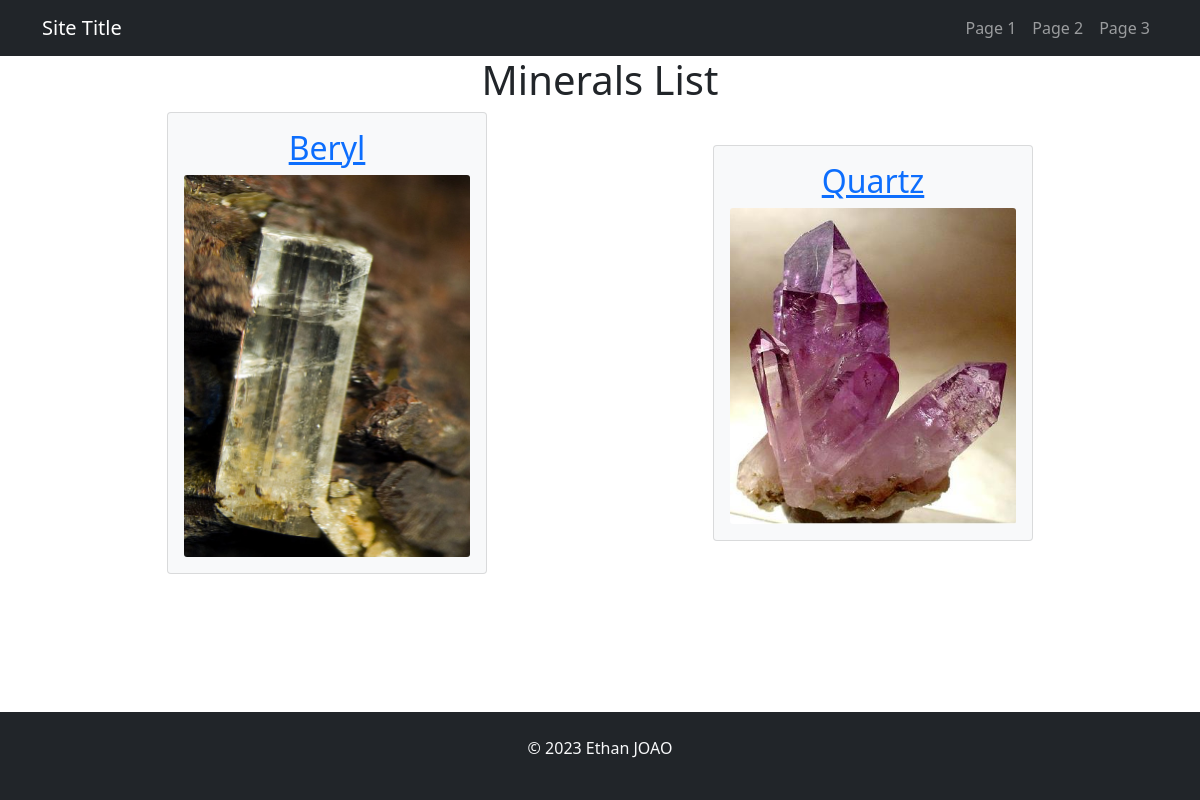
Page /mineral_list.php on the earlier database version.
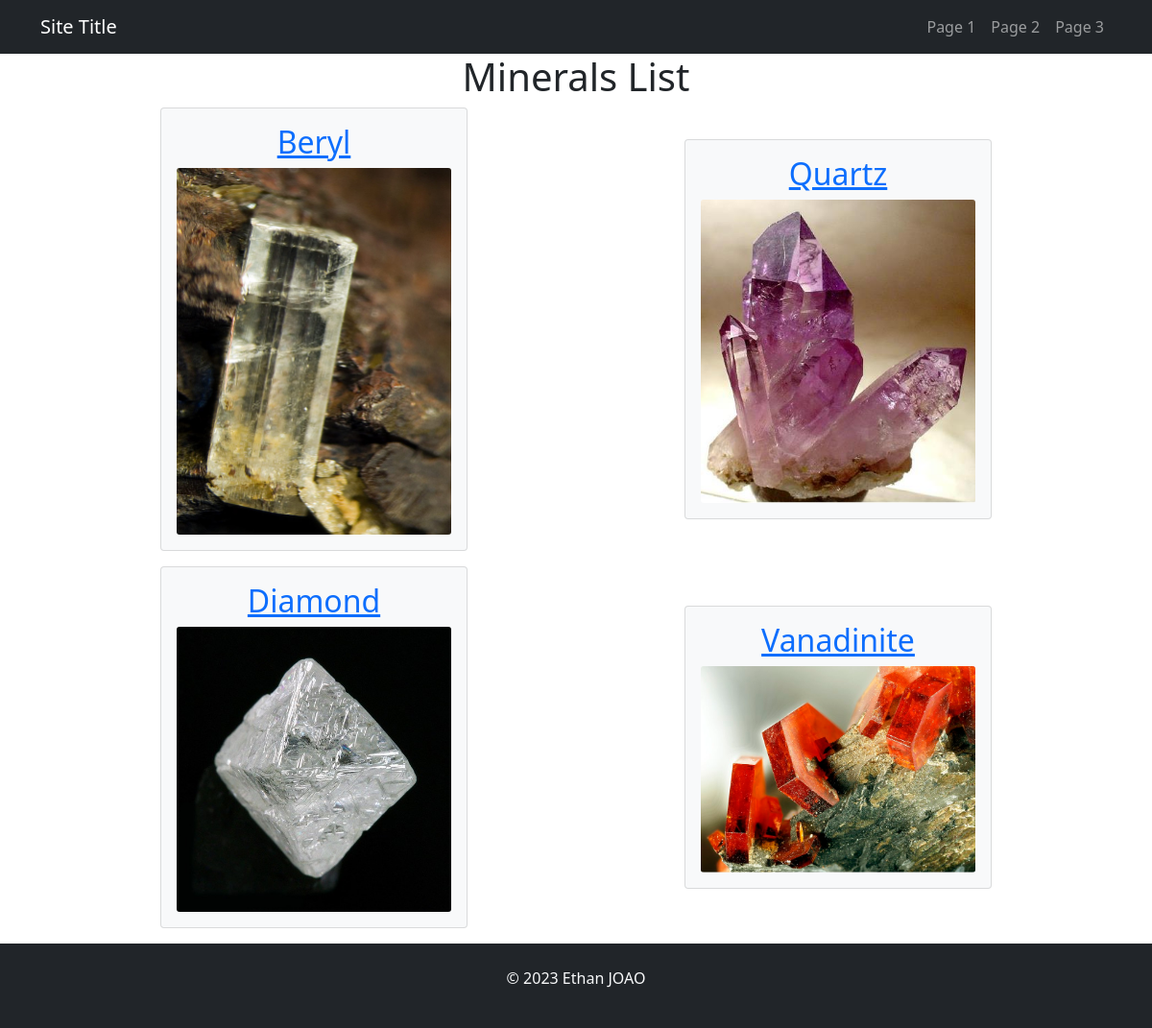
Same page on the later database version.
### tables this page shows
CREATE TABLE `mineral`
(
    `id`               int           NOT NULL AUTO_INCREMENT,
    `name`             varchar(255)  NOT NULL,
    `chemical_formula` varchar(255)  NOT NULL,
    `crystalSystemID`  int,
    `minHardness`      decimal(3, 1) NOT NULL,
    `maxHardness`      decimal(3, 1) NOT NULL,
    `picturePath`      varchar(255)  NOT NULL,
    PRIMARY KEY(`id`),
    FOREIGN KEY (`crystalSystemID`) REFERENCES `crystal_system`(`id`) ON DELETE CASCADE
);

### templates/card.php (the view)
<div class="col d-flex justify-content-center">
    <div  class="card bg-light" style="width: 20rem">
        <a href="mineral.php?id=<?php echo $mineral['id'] ?>">
            <div class="card-body ">
                <h2 class="card-title"><?php echo $mineral['name']; ?></h2>
                <img class="card-img img-responsive h-25" src="<?php echo $mineral['picturePath']; ?>" >
            </div>
        </a>
    </div>
</div>

### templates/header.php (shortened to what this page needs)
<!doctype html>
<html lang="en">
<head>
    <link href="css/bootstrap.min.css" rel="stylesheet">
    <link href="css/mystyle.css" rel="stylesheet">
</head>
<body class="d-flex flex-column min-vh-100">
<nav class="navbar navbar-expand-lg navbar-dark bg-dark" aria-label="Eighth navbar example">
    <div class="container">
        <a class="navbar-brand" href="/index.php">Site Title</a>
        <div class="collapse navbar-collapse" id="navbarsExample07">
            <span class="d-flex">
            <ul class="navbar-nav me-auto mb-2 mb-lg-0">
              <li class="nav-item">
                <a class="nav-link" aria-current="page" href="page-1.php">Page 1</a>
              </li>
              <li class="nav-item">
                <a class="nav-link" aria-current="page" href="page-2.php">Page 2</a>
              </li>
              <li class="nav-item">
                <a class="nav-link" aria-current="page" href="page-3.php">Page 3</a>
              </li>
            </ul>
          </span>
        </div>
    </div>
</nav>

### mineral_list.php (shortened to what this page needs)
<?php include "templates/header.php";
$query = 'SELECT id, name, picturePath FROM mineral';
$statement = $db->prepare($query);
$statement->execute();
$minerals = $statement->fetchAll();
$nb = 0;
?>
    <main class="container">
        <div class="starter-template text-center">
            <h1>Minerals List</h1>
            <div class="container">
                <div class="row align-items-center mb-3 mx-auto">
                    <?php foreach ($minerals as $mineral) :
                        if ($nb == 2) {
                            echo '</div>';
                            echo '<div class="row align-items-center mb-3 mx-auto">';
                            $nb = 0;
                        }
                        include "templates/card.php";
                        $nb++;
                    endforeach; ?>
                </div>
            </div>
    </main>
<?php include "templates/footer.php"; ?>

### templates/footer.php (shortened to what this page needs)
<footer class="mt-auto p-4 text-center bg-dark text-light">
    <div>
        <p>&copy; <?php echo date("Y"); ?> Ethan JOAO</p>
    </div>
</footer>
</body>
</html>

Differences in the rows shown:
added mineral: name "Diamond", picturePath (picture)
added mineral: name "Vanadinite", picturePath (picture)
